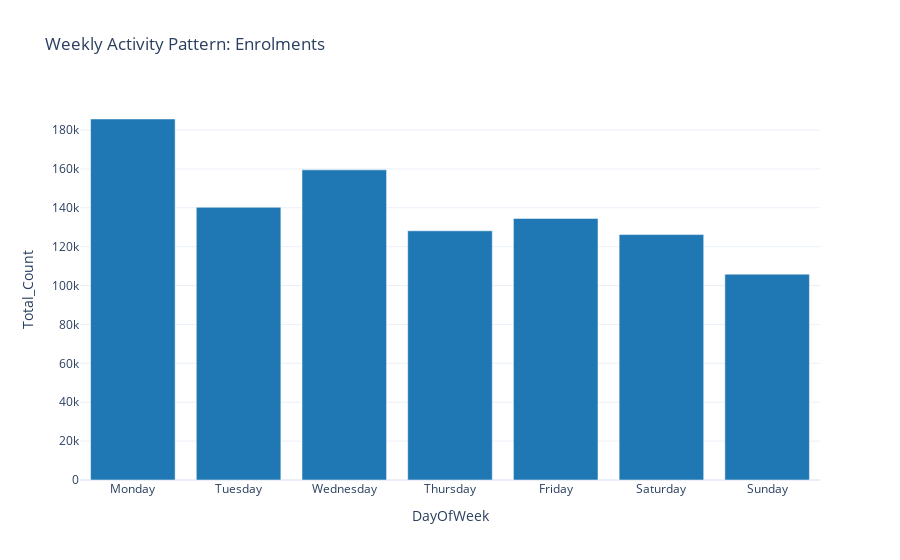
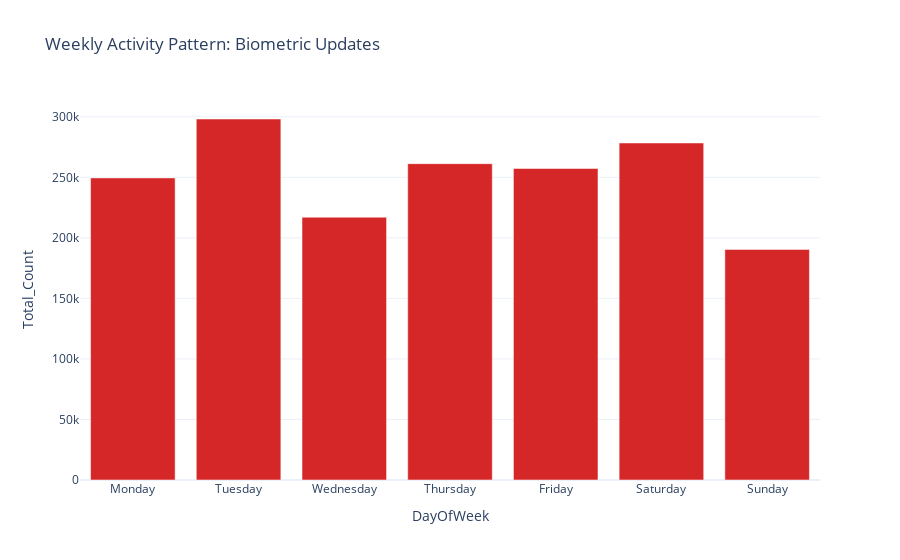
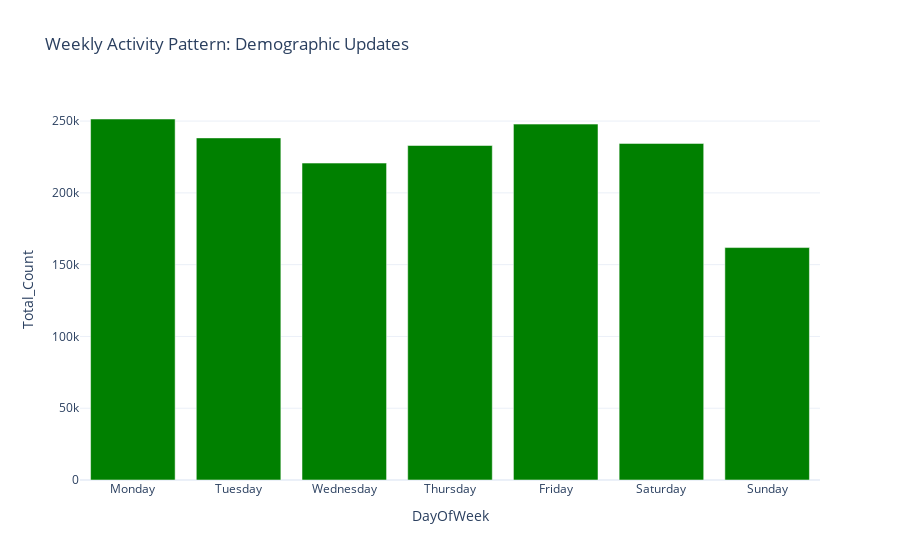

Notebook code cell kept with these figures, in order:
### Markdown cell above
### Temporal Patterns: Weekday vs. Weekend
##### To see if the day of the week affects service demand differently for enrolments vs updates.

### Code cell
def analyze_weekly_patterns(df, activity_name, color):
    # Ensure date is datetime
    df['date'] = pd.to_datetime(df['date'])
    
    # Extract Day of Week (0=Monday, 6=Sunday)
    df['DayOfWeek'] = df['date'].dt.day_name()
    
    # Sort order
    order = ["Monday", "Tuesday", "Wednesday", "Thursday", "Friday", "Saturday", "Sunday"]
    
    # Aggregate
    daily_avg = df.groupby('DayOfWeek').size().reset_index(name='Total_Count')
    
    # Normalize to get "Average per day" to account for dataset imbalances
    fig = px.bar(
        daily_avg,
        x='DayOfWeek',
        y='Total_Count',
        category_orders={"DayOfWeek": order},
        title=f"Weekly Activity Pattern: {activity_name}",
        color_discrete_sequence=[color]
    )
    fig.show()

analyze_weekly_patterns(df_enrolment, "Enrolments", "#1f77b4")
analyze_weekly_patterns(df_biometric, "Biometric Updates", "#d62728")
analyze_weekly_patterns(df_demographic, "Demographic Updates", "green")

### Figure 1 — Plotly figure (JSON) as saved in the notebook; plotly's stock layout.template omitted (floating-point values rounded to 4 significant figures)
{"data": [{"hovertemplate": "DayOfWeek=%{x}<br>Total_Count=%{y}<extra></extra>", "legendgroup": "", "marker": {"color": "#1f77b4", "pattern": {"shape": ""}}, "name": "", "orientation": "v", "showlegend": false, "textposition": "auto", "type": "bar", "x": ["Friday", "Monday", "Saturday", "Sunday", "Thursday", "Tuesday", "Wednesday"], "xaxis": "x", "y": [134517, 185650, 126199, 105853, 128145, 140254, 159510], "yaxis": "y"}], "layout": {"barmode": "relative", "legend": {"tracegroupgap": 0}, "title": {"text": "Weekly Activity Pattern: Enrolments"}, "xaxis": {"anchor": "y", "categoryarray": ["Monday", "Tuesday", "Wednesday", "Thursday", "Friday", "Saturday", "Sunday"], "categoryorder": "array", "domain": [0, 1], "title": {"text": "DayOfWeek"}}, "yaxis": {"anchor": "x", "domain": [0, 1], "title": {"text": "Total_Count"}}}}

### Figure 2 — Plotly figure (JSON) as saved in the notebook; plotly's stock layout.template omitted (floating-point values rounded to 4 significant figures)
{"data": [{"hovertemplate": "DayOfWeek=%{x}<br>Total_Count=%{y}<extra></extra>", "legendgroup": "", "marker": {"color": "#d62728", "pattern": {"shape": ""}}, "name": "", "orientation": "v", "showlegend": false, "textposition": "auto", "type": "bar", "x": ["Friday", "Monday", "Saturday", "Sunday", "Thursday", "Tuesday", "Wednesday"], "xaxis": "x", "y": [257290, 249524, 278378, 190436, 261277, 298173, 217076], "yaxis": "y"}], "layout": {"barmode": "relative", "legend": {"tracegroupgap": 0}, "title": {"text": "Weekly Activity Pattern: Biometric Updates"}, "xaxis": {"anchor": "y", "categoryarray": ["Monday", "Tuesday", "Wednesday", "Thursday", "Friday", "Saturday", "Sunday"], "categoryorder": "array", "domain": [0, 1], "title": {"text": "DayOfWeek"}}, "yaxis": {"anchor": "x", "domain": [0, 1], "title": {"text": "Total_Count"}}}}

### Figure 3 — Plotly figure (JSON) as saved in the notebook; plotly's stock layout.template omitted (floating-point values rounded to 4 significant figures)
{"data": [{"hovertemplate": "DayOfWeek=%{x}<br>Total_Count=%{y}<extra></extra>", "legendgroup": "", "marker": {"color": "green", "pattern": {"shape": ""}}, "name": "", "orientation": "v", "showlegend": false, "textposition": "auto", "type": "bar", "x": ["Friday", "Monday", "Saturday", "Sunday", "Thursday", "Tuesday", "Wednesday"], "xaxis": "x", "y": [247888, 251456, 234453, 161903, 232989, 238293, 220744], "yaxis": "y"}], "layout": {"barmode": "relative", "legend": {"tracegroupgap": 0}, "title": {"text": "Weekly Activity Pattern: Demographic Updates"}, "xaxis": {"anchor": "y", "categoryarray": ["Monday", "Tuesday", "Wednesday", "Thursday", "Friday", "Saturday", "Sunday"], "categoryorder": "array", "domain": [0, 1], "title": {"text": "DayOfWeek"}}, "yaxis": {"anchor": "x", "domain": [0, 1], "title": {"text": "Total_Count"}}}}
